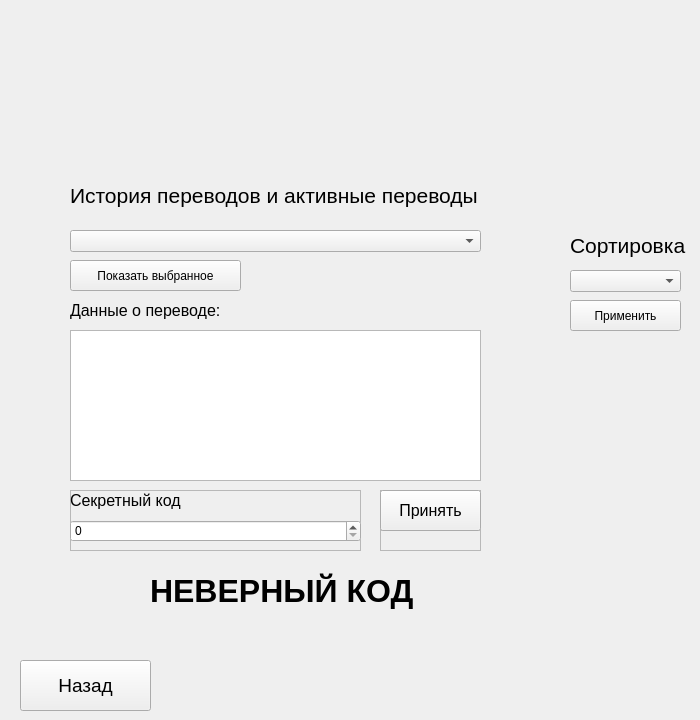
   <widget class="QWidget" name="historyPage">
    <widget class="QTextBrowser" name="textBrowser">
     <property name="geometry">
      <rect>
       <x>70</x>
       <y>330</y>
       <width>411</width>
       <height>151</height>
      </rect>
     </property>
    </widget>
    <widget class="QLabel" name="label_25">
     <property name="geometry">
      <rect>
       <x>70</x>
       <y>180</y>
       <width>431</width>
       <height>31</height>
      </rect>
     </property>
     <property name="font">
      <font>
       <pointsize>16</pointsize>
      </font>
     </property>
     <property name="text">
      <string>История переводов и активные переводы</string>
     </property>
    </widget>
    <widget class="QComboBox" name="comboBox_6">
     <property name="geometry">
      <rect>
       <x>70</x>
       <y>230</y>
       <width>411</width>
       <height>22</height>
      </rect>
     </property>
    </widget>
    <widget class="QPushButton" name="pushButton_15">
     <property name="geometry">
      <rect>
       <x>70</x>
       <y>260</y>
       <width>171</width>
       <height>31</height>
      </rect>
     </property>
     <property name="text">
      <string>Показать выбранное</string>
     </property>
    </widget>
    <widget class="QFrame" name="frame_2">
     <property name="geometry">
      <rect>
       <x>380</x>
       <y>490</y>
       <width>101</width>
       <height>61</height>
      </rect>
     </property>
     <property name="frameShape">
      <enum>QFrame::StyledPanel</enum>
     </property>
     <property name="frameShadow">
      <enum>QFrame::Raised</enum>
     </property>
     <widget class="QPushButton" name="pushButton_18">
      <property name="geometry">
       <rect>
        <x>0</x>
        <y>0</y>
        <width>101</width>
        <height>41</height>
       </rect>
      </property>
      <property name="font">
       <font>
        <pointsize>12</pointsize>
       </font>
      </property>
      <property name="text">
       <string>Отклонить</string>
      </property>
     </widget>
    </widget>
    <widget class="QFrame" name="frame_3">
     <property name="geometry">
      <rect>
       <x>380</x>
       <y>490</y>
       <width>101</width>
       <height>61</height>
      </rect>
     </property>
     <property name="frameShape">
      <enum>QFrame::StyledPanel</enum>
     </property>
     <property name="frameShadow">
      <enum>QFrame::Raised</enum>
     </property>
     <widget class="QPushButton" name="pushButton_17">
      <property name="geometry">
       <rect>
        <x>0</x>
        <y>0</y>
        <width>101</width>
        <height>41</height>
       </rect>
      </property>
      <property name="font">
       <font>
        <pointsize>12</pointsize>
       </font>
      </property>
      <property name="text">
       <string>Принять</string>
      </property>
     </widget>
    </widget>
    <widget class="QLabel" name="label_26">
     <property name="geometry">
      <rect>
       <x>70</x>
       <y>300</y>
       <width>411</width>
       <height>21</height>
      </rect>
     </property>
     <property name="font">
      <font>
       <pointsize>12</pointsize>
      </font>
     </property>
     <property name="text">
      <string>Данные о переводе:</string>
     </property>
    </widget>
    <widget class="QPushButton" name="pushButton_19">
     <property name="geometry">
      <rect>
       <x>20</x>
       <y>660</y>
       <width>131</width>
       <height>51</height>
      </rect>
     </property>
     <property name="font">
      <font>
       <pointsize>14</pointsize>
      </font>
     </property>
     <property name="text">
      <string>Назад</string>
     </property>
    </widget>
    <widget class="QFrame" name="frame_10">
     <property name="geometry">
      <rect>
       <x>70</x>
       <y>490</y>
       <width>291</width>
       <height>61</height>
      </rect>
     </property>
     <property name="frameShape">
      <enum>QFrame::StyledPanel</enum>
     </property>
     <property name="frameShadow">
      <enum>QFrame::Raised</enum>
     </property>
     <widget class="QSpinBox" name="spinBox_5">
      <property name="geometry">
       <rect>
        <x>0</x>
        <y>30</y>
        <width>291</width>
        <height>22</height>
       </rect>
      </property>
      <property name="maximum">
       <number>1000000000</number>
      </property>
     </widget>
     <widget class="QLabel" name="label_35">
      <property name="geometry">
       <rect>
        <x>0</x>
        <y>0</y>
        <width>121</width>
        <height>20</height>
       </rect>
      </property>
      <property name="font">
       <font>
        <pointsize>12</pointsize>
       </font>
      </property>
      <property name="text">
       <string>Секретный код</string>
      </property>
     </widget>
    </widget>
    <widget class="QLabel" name="label_36">
     <property name="geometry">
      <rect>
       <x>150</x>
       <y>570</y>
       <width>411</width>
       <height>41</height>
      </rect>
     </property>
     <property name="font">
      <font>
       <pointsize>24</pointsize>
       <weight>75</weight>
       <bold>true</bold>
      </font>
     </property>
     <property name="layoutDirection">
      <enum>Qt::LeftToRight</enum>
     </property>
     <property name="autoFillBackground">
      <bool>false</bool>
     </property>
     <property name="text">
      <string>НЕВЕРНЫЙ КОД</string>
     </property>
    </widget>
    <widget class="QComboBox" name="comboBox_11">
     <property name="geometry">
      <rect>
       <x>570</x>
       <y>270</y>
       <width>111</width>
       <height>22</height>
      </rect>
     </property>
    </widget>
    <widget class="QLabel" name="label_48">
     <property name="geometry">
      <rect>
       <x>570</x>
       <y>230</y>
       <width>121</width>
       <height>31</height>
      </rect>
     </property>
     <property name="font">
      <font>
       <pointsize>16</pointsize>
      </font>
     </property>
     <property name="text">
      <string>Сортировка</string>
     </property>
    </widget>
    <widget class="QPushButton" name="pushButton_37">
     <property name="geometry">
      <rect>
       <x>570</x>
       <y>300</y>
       <width>111</width>
       <height>31</height>
      </rect>
     </property>
     <property name="text">
      <string>Применить</string>
     </property>
    </widget>
   </widget>
